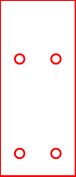

Write Python code to recreate this figure.
#
# Extension beam for the K40 Y-axis micro-switch
#
# The K40 laser cutter, somewhat notoriously, has a smoke vent that
# intrudes into the cutting space. Basically it sticks out beyond the
# zero point defined by the micro-switch on the Y-axis. This extension
# beam provides an alternative mount for the stopper which shifts the
# zero point by 25mm and ensures the laser head does not damage the
# smoke vent.
#

from laser.util import *

delta = 25
bar_height = 21.6
hole_to_edge = 6
hole_seperation = (11.6 + 7.6) / 2

H = bar_height + delta
W = 20
M = 2.5 / 2

d = panel('k40_y_axis_shortener.py', W, H)

d.add(d.rect((0, 0), (W, H), **cut))
d.add(d.circle((W/2 - hole_seperation/2, bar_height - hole_to_edge), M, **cut))
d.add(d.circle((W/2 + hole_seperation/2, bar_height - hole_to_edge), M, **cut))
d.add(d.circle((W/2 - hole_seperation/2, H - hole_to_edge), M, **cut))
d.add(d.circle((W/2 + hole_seperation/2, H - hole_to_edge), M, **cut))

d.save()
